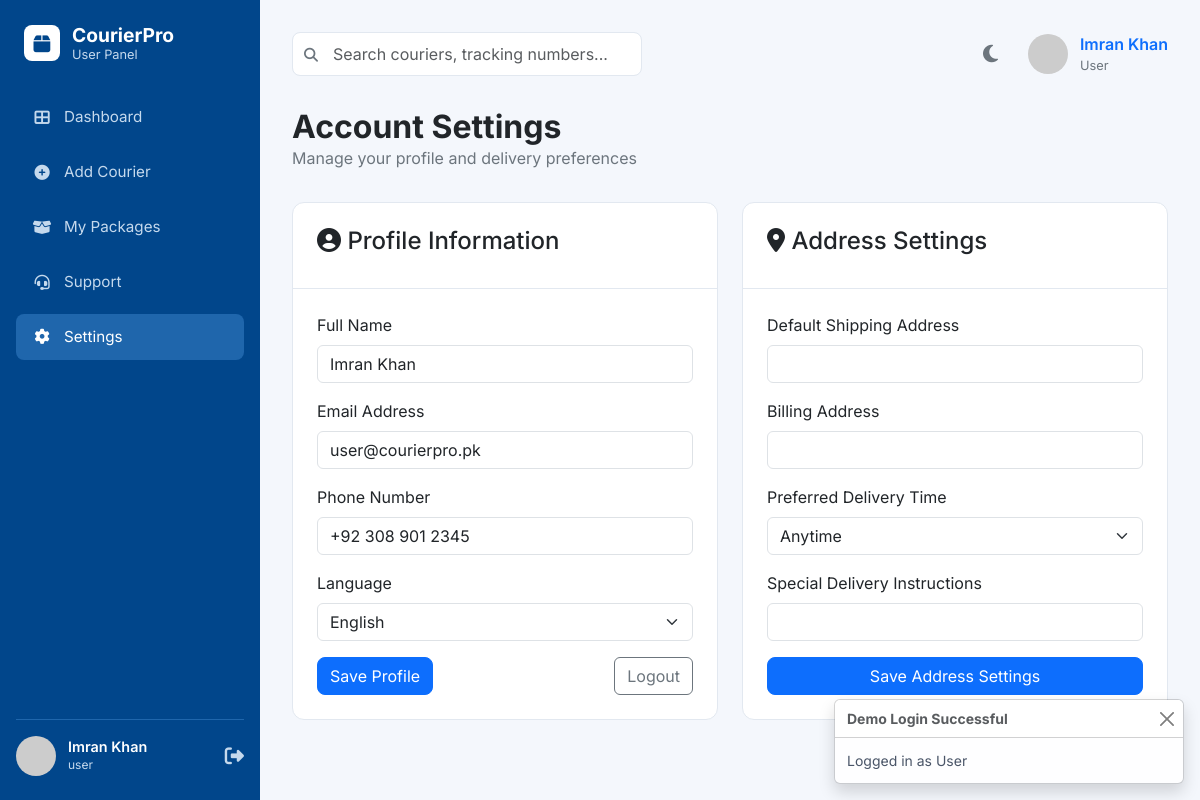
/user/settings.php (signed in), run on the app's committed database.
### tables this page shows
CREATE TABLE `users` (
  `id` int(11) NOT NULL,
  `name` varchar(255) NOT NULL,
  `email` varchar(255) NOT NULL,
  `password` varchar(255) NOT NULL,
  `phone` varchar(20) DEFAULT NULL,
  `role` enum('admin','agent','user') NOT NULL DEFAULT 'user',
  `status` enum('active','inactive') DEFAULT 'active',
  `email_verified_at` timestamp NULL DEFAULT NULL,
  `remember_token` varchar(100) DEFAULT NULL,
  `created_at` timestamp NOT NULL DEFAULT current_timestamp(),
  `updated_at` timestamp NOT NULL DEFAULT current_timestamp() ON UPDATE current_timestamp()
);

CREATE TABLE `customers` (
  `id` int(11) NOT NULL,
  `user_id` int(11) DEFAULT NULL,
  `customer_code` varchar(20) DEFAULT NULL,
  `name` varchar(255) NOT NULL,
  `email` varchar(255) NOT NULL,
  `phone` varchar(20) DEFAULT NULL,
  `default_address` text DEFAULT NULL,
  `billing_address` text DEFAULT NULL,
  `total_orders` int(11) DEFAULT 0,
  `total_spent` decimal(10,2) DEFAULT 0.00,
  `status` enum('active','inactive') DEFAULT 'active',
  `preferred_delivery_time` varchar(50) DEFAULT 'anytime',
  `package_instructions` text DEFAULT NULL,
  `registered_date` date DEFAULT NULL,
  `last_order_date` date DEFAULT NULL,
  `created_at` timestamp NOT NULL DEFAULT current_timestamp(),
  `updated_at` timestamp NOT NULL DEFAULT current_timestamp() ON UPDATE current_timestamp()
);

### user/settings.php (the view, shortened to what this page needs)
<?php
require_once '../includes/db_connect.php';
$user_id = $_SESSION['user_id'];
$user_data_query = $conn->query("SELECT * FROM users WHERE id = $user_id");
$user_data = $user_data_query->fetch_assoc();
$customer_data = null;
$customer_query = $conn->prepare("SELECT * FROM customers WHERE user_id = ?");
$customer_query->bind_param("i", $user_id);
$customer_query->execute();
$result = $customer_query->get_result();
if ($result->num_rows > 0) {
    $customer_data = $result->fetch_assoc();
}
include '../includes/header.php';
?>
<body>
    <?php include '../includes/sidebar_user.php'; ?>
    <div class="main-content">
        <?php include '../includes/top_bar.php'; ?>
        <div class="page-header">
            <div>
                <h2>Account Settings</h2>
                <p>Manage your profile and delivery preferences</p>
            </div>
        </div>
        <div class="row">
            <div class="col-lg-6">
                <div class="card">
                    <div class="card-header"><h4><i class="fas fa-user-circle"></i> Profile Information</h4></div>
                    <div class="card-body">
                        <form>
                            <div class="mb-3"><label for="fullName" class="form-label">Full Name</label><input type="text" class="form-control" id="fullName" value="<?php echo htmlspecialchars($user_data['name']); ?>"></div>
                            <div class="mb-3"><label for="email" class="form-label">Email Address</label><input type="email" class="form-control" id="email" value="<?php echo htmlspecialchars($user_data['email']); ?>"></div>
                            <div class="mb-3"><label for="phone" class="form-label">Phone Number</label><input type="tel" class="form-control" id="phone" value="<?php echo htmlspecialchars($user_data['phone']); ?>"></div>
                            <div class="mb-3"><label for="language" class="form-label">Language</label><select id="language" class="form-select"><option>English</option><option>Spanish</option></select></div>
                            <div class="d-flex justify-content-between"><button type="submit" class="btn btn-primary">Save Profile</button><a href="../logout.php" class="btn btn-outline-secondary">Logout</a></div>
                        </form>
                    </div>
                </div>
            </div>
            <div class="col-lg-6">
                <div class="card">
                    <div class="card-header"><h4><i class="fas fa-map-marker-alt"></i> Address Settings</h4></div>
                    <div class="card-body">
                        <form>
                            <div class="mb-3"><label for="defaultAddress" class="form-label">Default Shipping Address</label><input type="text" class="form-control" id="defaultAddress" value="<?php echo isset($customer_data['default_address']) ? htmlspecialchars($customer_data['default_address']) : ''; ?>"></div>
                            <div class="mb-3"><label for="billingAddress" class="form-label">Billing Address</label><input type="text" class="form-control" id="billingAddress" value="<?php echo isset($customer_data['billing_address']) ? htmlspecialchars($customer_data['billing_address']) : ''; ?>"></div>
                            <div class="mb-3"><label for="deliveryTime" class="form-label">Preferred Delivery Time</label><select id="deliveryTime" class="form-select"><option>Anytime</option><option>Morning</option><option>Afternoon</option></select></div>
                            <div class="mb-3"><label for="deliveryInstructions" class="form-label">Special Delivery Instructions</label><input type="text" class="form-control" id="deliveryInstructions" value="<?php echo isset($customer_data['package_instructions']) ? htmlspecialchars($customer_data['package_instructions']) : ''; ?>"></div>
                            <button type="submit" class="btn btn-primary w-100">Save Address Settings</button>
                        </form>
                    </div>
                </div>
            </div>
        </div>
    </div>
    <?php include '../includes/footer.php'; ?>
</body>
</html>

### assets/css/style.css (style rules this page uses)
:root { --primary-color: #0d6efd; --sidebar-bg: #01468b; --sidebar-link-color: #c5d9ed; --sidebar-active-link-bg: #1f66ac; --main-bg: #f4f7fc; --card-bg: #ffffff; --text-color: #4a5568; --text-muted-color: #6c757d; --border-color: #e2e8f0; --input-bg: #f7fafc; }
body { background-color: var(--main-bg); font-family: 'Inter', sans-serif; color: var(--text-color); display: flex; }
.main-content { margin-left: 260px; width: calc(100% - 260px); padding: 2rem; }
.dashboard-header, .page-header { display: flex; justify-content: space-between; align-items: center; margin-bottom: 2rem; }
.dashboard-header h2, .page-header h2 { font-weight: 700; margin: 0; color: #212529; }
.dashboard-header p, .page-header p { margin: 0; color: var(--text-muted-color); }
.btn-primary { background-color: var(--primary-color); border-color: var(--primary-color); border-radius: 8px; }
.card { background-color: var(--card-bg); border: 1px solid var(--border-color); border-radius: 12px; margin-bottom: 2rem; }
.card-header { background-color: transparent; border-bottom: 1px solid var(--border-color); padding: 1.5rem; font-weight: 600; }
.card-body { padding: 1.5rem; }

### data on the page
users: name "Imran Khan", email "user@courierpro.pk", phone "+92 308 901 2345"

### other printed values
$_SESSION['user_name'] "Imran Khan"
$_SESSION['user_role'] "user"
$_SESSION['user_role'] "User"
$_SESSION['login_success_message'] "Logged in as User"
